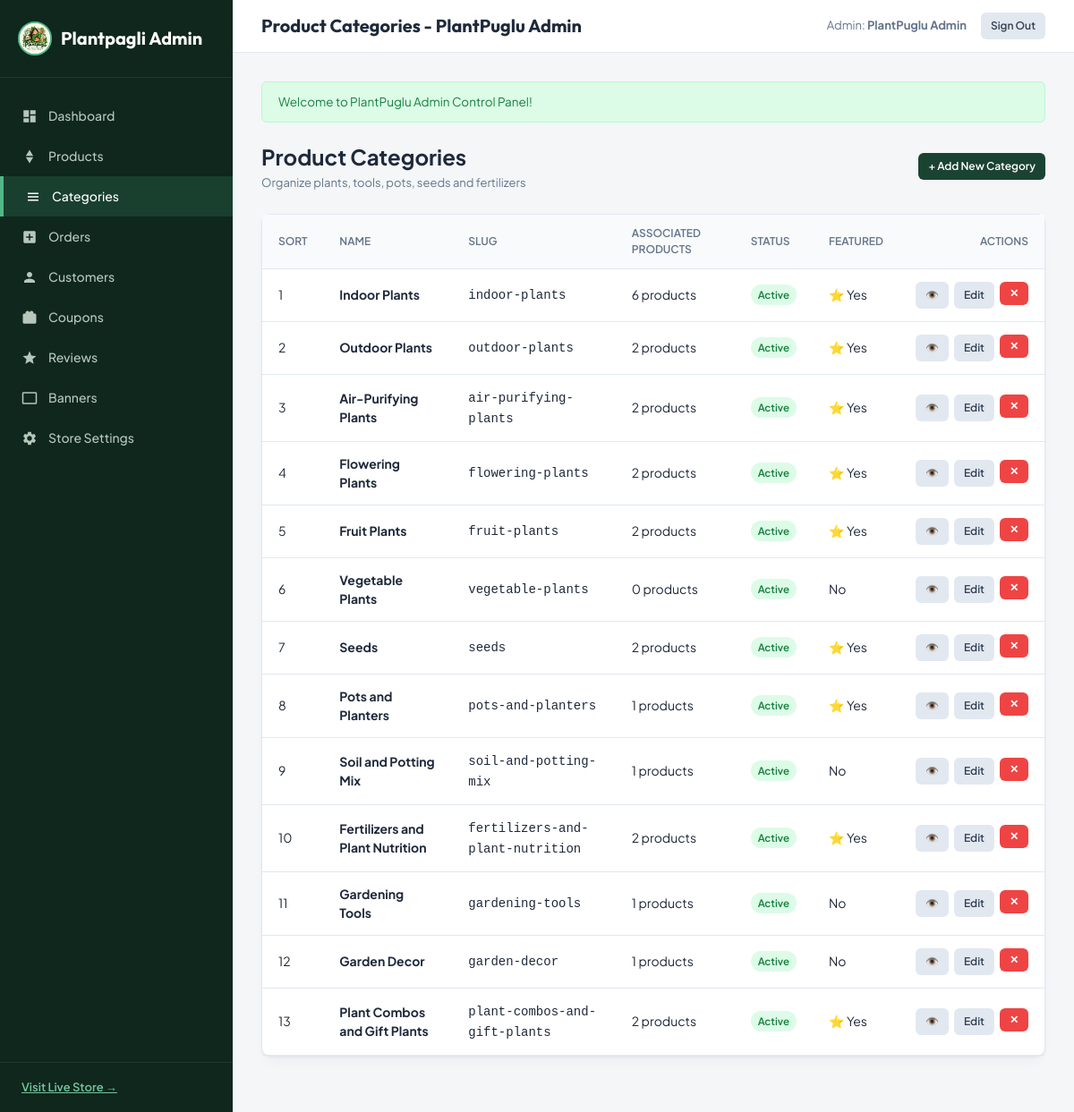
The app's page /admin/categories (signed in) with its own data.
### tables this page shows
CREATE TABLE `users` (
  `id` INT UNSIGNED AUTO_INCREMENT PRIMARY KEY,
  `name` VARCHAR(150) NOT NULL,
  `email` VARCHAR(191) NOT NULL UNIQUE,
  `phone` VARCHAR(25) NULL,
  `password` VARCHAR(255) NOT NULL,
  `role` ENUM('customer', 'admin') NOT NULL DEFAULT 'customer',
  `status` ENUM('active', 'inactive', 'suspended') NOT NULL DEFAULT 'active',
  `remember_token` VARCHAR(100) NULL,
  `reset_token` VARCHAR(100) NULL,
  `reset_expires_at` DATETIME NULL,
  `created_at` TIMESTAMP DEFAULT CURRENT_TIMESTAMP,
  `updated_at` TIMESTAMP DEFAULT CURRENT_TIMESTAMP ON UPDATE CURRENT_TIMESTAMP,
  INDEX `idx_users_email` (`email`),
  INDEX `idx_users_role` (`role`)
);

CREATE TABLE `categories` (
  `id` INT UNSIGNED AUTO_INCREMENT PRIMARY KEY,
  `parent_id` INT UNSIGNED NULL,
  `name` VARCHAR(150) NOT NULL,
  `slug` VARCHAR(191) NOT NULL UNIQUE,
  `description` TEXT NULL,
  `image` VARCHAR(255) NULL,
  `icon` VARCHAR(100) NULL,
  `sort_order` INT DEFAULT 0,
  `is_active` TINYINT(1) DEFAULT 1,
  `is_featured` TINYINT(1) DEFAULT 0,
  `created_at` TIMESTAMP DEFAULT CURRENT_TIMESTAMP,
  `updated_at` TIMESTAMP DEFAULT CURRENT_TIMESTAMP ON UPDATE CURRENT_TIMESTAMP,
  FOREIGN KEY (`parent_id`) REFERENCES `categories` (`id`) ON DELETE SET NULL,
  INDEX `idx_cat_slug` (`slug`),
  INDEX `idx_cat_parent` (`parent_id`)
);

### views/admin/categories/index.php (the view, shortened to what the rows shown need)
<div style="display: flex; justify-content: space-between; align-items: center; margin-bottom: 24px;">
    <div>
        <h1 style="font-size: 24px; font-weight: 700;">Product Categories</h1>
        <span style="font-size: 13px; color: var(--text-muted);">Organize plants, tools, pots, seeds and fertilizers</span>
    </div>
    <a href="<?= url('/admin/categories/create') ?>" class="btn btn-primary btn-sm">+ Add New Category</a>
</div>
<div class="card">
    <div class="card-body" style="padding: 0;">
        <div class="table-responsive">
            <table class="admin-table">
                <thead>
                    <tr>
                        <th>Sort</th>
                        <th>Name</th>
                        <th>Slug</th>
                        <th>Associated Products</th>
                        <th>Status</th>
                        <th>Featured</th>
                        <th style="text-align: right;">Actions</th>
                    </tr>
                </thead>
                <tbody>
                    <?php if (empty($categories)): ?>
                        <tr><td colspan="7" style="text-align: center; padding: 30px;">No categories found.</td></tr>
                    <?php else: ?>
                        <?php foreach ($categories as $c): ?>
                            <tr>
                                <td><?= $c['sort_order'] ?></td>
                                <td><strong><?= e($c['name']) ?></strong></td>
                                <td><code><?= e($c['slug']) ?></code></td>
                                <td><?= $c['product_count'] ?? 0 ?> products</td>
                                <td>
                                    <?php if ($c['is_active']): ?>
                                        <span class="badge-status badge-delivered">Active</span>
                                    <?php else: ?>
                                        <span class="badge-status badge-cancelled">Inactive</span>
                                    <?php endif; ?>
                                </td>
                                <td><?= $c['is_featured'] ? '⭐ Yes' : 'No' ?></td>
                                <td style="text-align: right;">
                                    <div style="display: flex; gap: 6px; justify-content: flex-end;">
                                        <a href="<?= url('/products?category=' . e($c['slug'])) ?>" target="_blank" class="btn btn-secondary btn-sm">👁️</a>
                                        <a href="<?= url('/admin/categories/edit/' . $c['id']) ?>" class="btn btn-secondary btn-sm">Edit</a>
                                        <form action="<?= url('/admin/categories/delete/' . $c['id']) ?>" method="POST" style="display: inline;" onsubmit="return confirm('Delete this category? (Only possible if no products are assigned)');">
                                            <button type="submit" class="btn btn-danger btn-sm">✕</button>
                                        </form>
                                    </div>
                                </td>
                            </tr>
                        <?php endforeach; ?>
                    <?php endif; ?>
                </tbody>
            </table>
        </div>
    </div>
</div>

### core/Router.php (shortened to what the rows shown need)
<?php
class Router {
    private array $routes = [];
    public function add(string $method, string $path, array|callable $handler, array $middleware = []): self {
        $this->routes[] = [
            'method' => strtoupper($method),
            'path' => '/' . trim($path, '/'),
            'handler' => $handler,
            'middleware' => $middleware,
        ];
        return $this;
    }
    public function dispatch(string $uri, string $method): void {
        $uri = '/' . trim(parse_url($uri, PHP_URL_PATH) ?? '/', '/');
        $method = strtoupper($method);
        foreach ($this->routes as $route) {
            if ($route['method'] !== $method && $route['method'] !== 'ANY') {
                continue;
            }
            $pattern = preg_replace('/\{([a-zA-Z0-9_]+)\}/', '(?P<$1>[^/]+)', $route['path']);
            $pattern = '#^' . $pattern . '$#i';
            if (preg_match($pattern, $uri, $matches)) {
                $params = array_filter($matches, fn($k) => !is_numeric($k), ARRAY_FILTER_USE_KEY);
                $this->runMiddleware($route['middleware']);
                $this->executeHandler($route['handler'], $params);
                return;
            }
        }
    }
    private function runMiddleware(array $middlewares): void {
        foreach ($middlewares as $mw) {
            if ($mw === 'auth') {
                if (!Auth::check()) {
                    Session::flash('error', 'Please log in to continue.');
                    redirect('/login');
                }
            } elseif ($mw === 'admin') {
                if (!Auth::check() || !Auth::isAdmin()) {
                    Session::flash('error', 'Administrator access required.');
                    redirect('/login');
                }
            } elseif ($mw === 'guest') {
                if (Auth::check()) {
                    redirect('/');
                }
            }
        }
    }
    private function executeHandler(array|callable $handler, array $params): void {
        if (is_array($handler) && count($handler) === 2) {
            [$class, $action] = $handler;
            $controller = new $class();
            call_user_func_array([$controller, $action], $params);
            return;
        }
        throw new Exception("Invalid route handler definition.");
    }
}

### views/layouts/admin.php (shortened to what the rows shown need)
<?php
$user = Auth::user();
$currentUri = $_SERVER['REQUEST_URI'] ?? '';
?>
<!DOCTYPE html>
<html lang="en">
<head>
    <link rel="stylesheet" href="<?= asset('css/admin.css') ?>">
</head>
<body>
    <div class="admin-layout">
        <aside class="admin-sidebar">
            <div class="sidebar-brand">
                <img src="<?= asset('images/logo.png') ?>" alt="Plantpagli Logo" style="height:38px; width:38px; border-radius:50%; object-fit:cover; border:2px solid var(--accent); background:#fff; flex-shrink:0;">
                <span>Plantpagli Admin</span>
            </div>
            <ul class="sidebar-nav">
                <li>
                    <a href="<?= url('/admin') ?>" class="<?= $currentUri === '/admin' ? 'active' : '' ?>">
                        <svg viewBox="0 0 24 24"><path d="M3 13h8V3H3v10zm0 8h8v-6H3v6zm10 0h8V11h-8v10zm0-18v6h8V3h-8z"/></svg>
                        <span>Dashboard</span>
                    </a>
                </li>
                <li>
                    <a href="<?= url('/admin/products') ?>" class="<?= str_starts_with($currentUri, '/admin/products') ? 'active' : '' ?>">
                        <svg viewBox="0 0 24 24"><path d="M12 2l-5.5 9h11zM12 22l5.5-9h-11z"/></svg>
                        <span>Products</span>
                    </a>
                </li>
                <li>
                    <a href="<?= url('/admin/categories') ?>" class="<?= str_starts_with($currentUri, '/admin/categories') ? 'active' : '' ?>">
                        <svg viewBox="0 0 24 24"><path d="M4 6h16v2H4zm0 5h16v2H4zm0 5h16v2H4z"/></svg>
                        <span>Categories</span>
                    </a>
                </li>
                <li>
                    <a href="<?= url('/admin/orders') ?>" class="<?= str_starts_with($currentUri, '/admin/orders') ? 'active' : '' ?>">
                        <svg viewBox="0 0 24 24"><path d="M19 3H5c-1.1 0-2 .9-2 2v14c0 1.1.9 2 2 2h14c1.1 0 2-.9 2-2V5c0-1.1-.9-2-2-2zm-2 10h-4v4h-2v-4H7v-2h4V7h2v4h4v2z"/></svg>
                        <span>Orders</span>
                    </a>
                </li>
                <li>
                    <a href="<?= url('/admin/customers') ?>" class="<?= str_starts_with($currentUri, '/admin/customers') ? 'active' : '' ?>">
                        <svg viewBox="0 0 24 24"><path d="M12 12c2.21 0 4-1.79 4-4s-1.79-4-4-4-4 1.79-4 4 1.79 4 4 4zm0 2c-2.67 0-8 1.34-8 4v2h16v-2c0-2.66-5.33-4-8-4z"/></svg>
                        <span>Customers</span>
                    </a>
                </li>
                <li>
                    <a href="<?= url('/admin/coupons') ?>" class="<?= str_starts_with($currentUri, '/admin/coupons') ? 'active' : '' ?>">
                        <svg viewBox="0 0 24 24"><path d="M20 6h-2.18c.11-.31.18-.65.18-1 0-1.66-1.34-3-3-3-1.05 0-1.96.54-2.5 1.35l-.5.65-.5-.65C10.96 2.54 10.05 2 9 2 7.34 2 6 3.34 6 5c0 .35.07.69.18 1H4c-1.11 0-1.99.89-1.99 2L2 19c0 1.11.89 2 2 2h16c1.11 0 2-.89 2-2V8c0-1.11-.89-2-2-2z"/></svg>
                        <span>Coupons</span>
                    </a>
                </li>
                <li>
                    <a href="<?= url('/admin/reviews') ?>" class="<?= str_starts_with($currentUri, '/admin/reviews') ? 'active' : '' ?>">
                        <svg viewBox="0 0 24 24"><path d="M12 17.27L18.18 21l-1.64-7.03L22 9.24l-7.19-.61L12 2 9.19 8.63 2 9.24l5.46 4.73L5.82 21z"/></svg>
                        <span>Reviews</span>
                    </a>
                </li>
                <li>
                    <a href="<?= url('/admin/banners') ?>" class="<?= str_starts_with($currentUri, '/admin/banners') ? 'active' : '' ?>">
                        <svg viewBox="0 0 24 24"><path d="M21 3H3c-1.1 0-2 .9-2 2v14c0 1.1.9 2 2 2h18c1.1 0 2-.9 2-2V5c0-1.1-.9-2-2-2zm0 16H3V5h18v14z"/></svg>
                        <span>Banners</span>
                    </a>
                </li>
                <li>
                    <a href="<?= url('/admin/settings') ?>" class="<?= str_starts_with($currentUri, '/admin/settings') ? 'active' : '' ?>">
                        <span>Store Settings</span>
                    </a>
                </li>
            </ul>
            <div class="sidebar-footer">
                <a href="<?= url('/') ?>" target="_blank" style="color:#74c69d;font-weight:600;display:flex;align-items:center;gap:6px;">
                    <span>Visit Live Store &rarr;</span>
                </a>
            </div>
        </aside>
        <div class="admin-main">
            <header class="admin-topbar">
                <h2><?= e($title ?? 'Control Center') ?></h2>
                <div class="topbar-actions">
                    <span style="font-size:13px;color:var(--text-muted);">
                        Admin: <strong><?= e($user['name'] ?? 'Super Admin') ?></strong>
                    </span>
                    <a href="<?= url('/logout') ?>" class="btn btn-secondary btn-sm">Sign Out</a>
                </div>
            </header>
            <main class="admin-content">
                <?php if ($success = Session::getFlash('success')): ?>
                    <div class="alert alert-success">
                        <?= e($success) ?>
                    </div>
                <?php endif; ?>
                <?= $content ?>
            </main>
        </div>
    </div>
</body>
</html>

### records on screen
users: name "PlantPuglu Admin"
categories: sort_order "1", name "Indoor Plants", slug "indoor-plants", product_count "6", is_active "Active", is_featured "⭐ Yes"
categories: sort_order "2", name "Outdoor Plants", slug "outdoor-plants", product_count "2", is_active "Active", is_featured "⭐ Yes"
categories: sort_order "3", name "Air-Purifying Plants", slug "air-purifying-plants", product_count "2", is_active "Active", is_featured "⭐ Yes"
categories: sort_order "4", name "Flowering Plants", slug "flowering-plants", product_count "2", is_active "Active", is_featured "⭐ Yes"
categories: sort_order "5", name "Fruit Plants", slug "fruit-plants", product_count "2", is_active "Active", is_featured "⭐ Yes"
categories: sort_order "6", name "Vegetable Plants", slug "vegetable-plants", product_count "0", is_active "Active", is_featured "No"
categories: sort_order "7", name "Seeds", slug "seeds", product_count "2", is_active "Active", is_featured "⭐ Yes"
categories: sort_order "8", name "Pots and Planters", slug "pots-and-planters", product_count "1", is_active "Active", is_featured "⭐ Yes"
categories: sort_order "9", name "Soil and Potting Mix", slug "soil-and-potting-mix", product_count "1", is_active "Active", is_featured "No"
categories: sort_order "10", name "Fertilizers and Plant Nutrition", slug "fertilizers-and-plant-nutrition", product_count "2", is_active "Active", is_featured "⭐ Yes"
categories: sort_order "11", name "Gardening Tools", slug "gardening-tools", product_count "1", is_active "Active", is_featured "No"
categories: sort_order "12", name "Garden Decor", slug "garden-decor", product_count "1", is_active "Active", is_featured "No"
categories: sort_order "13", name "Plant Combos and Gift Plants", slug "plant-combos-and-gift-plants", product_count "2", is_active "Active", is_featured "⭐ Yes"
